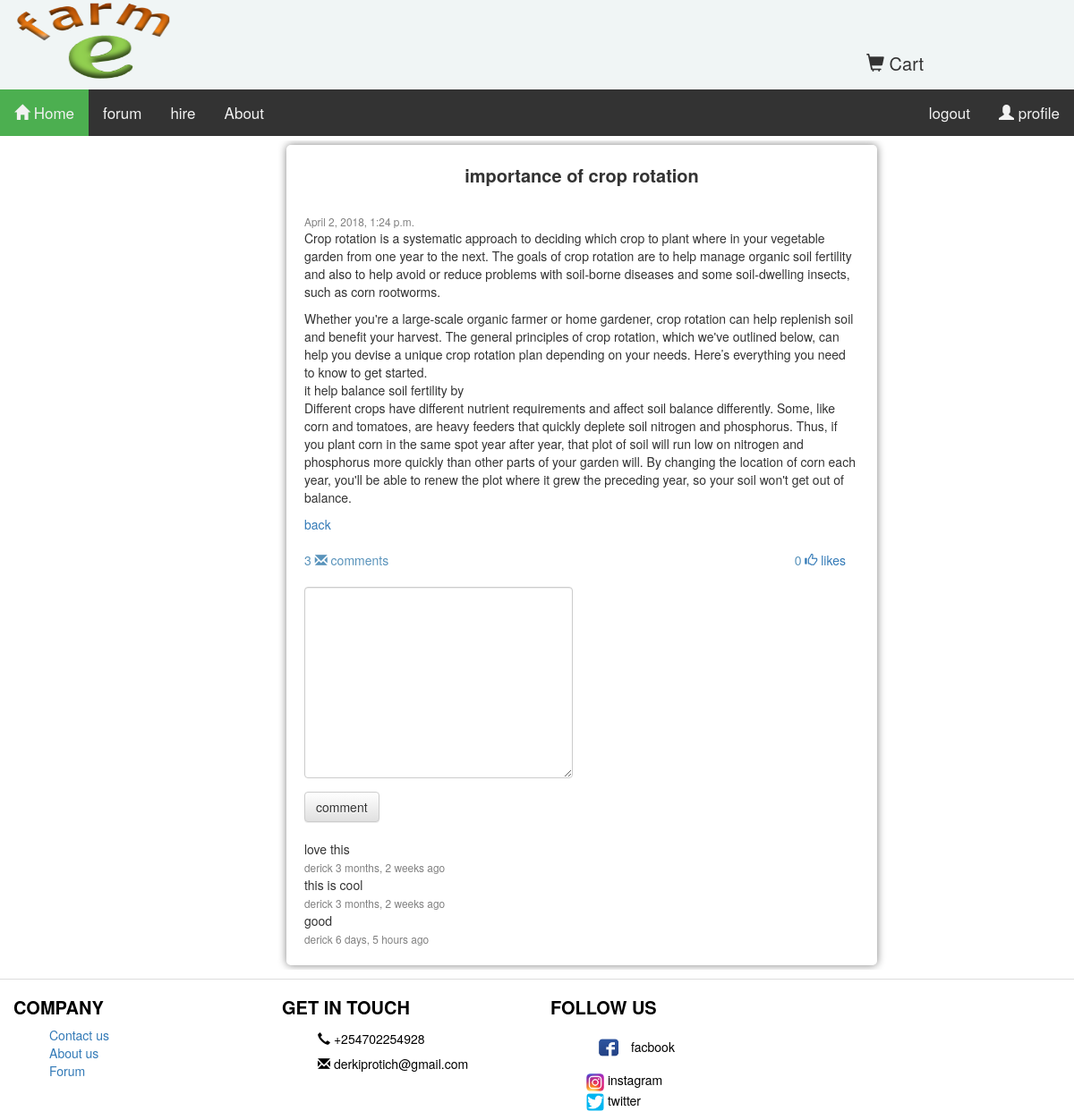
/forum/4/ (signed in), run on the app's committed database.
### forum/models.py (models this page shows, shortened)
class Post(models.Model):
    title=models.CharField(max_length=250, db_index=True)
    image = models.ImageField(upload_to=upload, blank=True)
    Description=models.TextField()
    date = models.DateTimeField(auto_now_add=True)
    likes= models.ManyToManyField(settings.AUTH_USER_MODEL, blank=True, related_name='post_likes')
    @property
    def get_content_type(self):
        content_type= ContentType.objects.get_for_model(Post)
        return content_type
    class Meta:
        ordering=('-date',)
        index_together=(('id','title'),)
    def get_post_like_url(self):
        return reverse('postlike',args=[self.id])

### comment/models.py (models this page shows, shortened)
class Comment(models.Model):
    user = models.ForeignKey(settings.AUTH_USER_MODEL, default=1,on_delete=models.CASCADE)
    content_type = models.ForeignKey(ContentType, on_delete=models.CASCADE,null=True)
    object_id = models.PositiveIntegerField(null=True)
    content_object = GenericForeignKey('content_type', 'object_id')
    body = models.TextField()
    created = models.DateTimeField(auto_now_add=True)
    active = models.BooleanField(default=True)
    class Meta:
        ordering=('created',)

### forum/views.py (the view, shortened to what this page needs)
# urls.py: url(r'^(?P<post_id>\d+)/$',views.postDetails,name='post_details'),
def postDetails(request,post_id=None):
    post=get_object_or_404(Post,id=post_id)
    content_type=ContentType.objects.get_for_model(Post)
    obj_id =post_id
    initial_data={
        "content_type":post.get_content_type,
        "object_id":post.id
    }
    Comment_form = CommentForm(request.POST or None,initial=initial_data)
    comments = Comment.objects.filter(content_type=content_type,object_id=obj_id)
    return render(request,'forum/detail.html',{'post':post,
                                               'comments':comments,
                                              'Comment_form':Comment_form})

### comment/forms.py
class CommentForm(forms.Form):
    content_type=forms.CharField(widget=forms.HiddenInput)
    object_id = forms.IntegerField(widget=forms.HiddenInput)
    body= forms.CharField(label='',widget=forms.Textarea(attrs={'class':'input'}))

### cart/cart.py (called while the page is built)
	def __len__(self):
		return sum(item['quantity' ] for item in self.cart.values())

### cart/context_processors.py (called while the page is built)
def cart(request):
	return {'cart': Cart(request)}

### efarm/templates/forum/detail.html (shortened to what this page needs)
{% extends "shop/base.html" %}
{% block content %}
{% load crispy_forms_tags %}
<div class="col-md-3"></div>
<div class="col-md-7 col-sm-12 col-xs-12 ">
     <div class="psted">
            <div style="font-weight:bold; font-size:20px;"><center>{{ post.title }}</center><br></div>
              <small><div class="dat"  >{{ post.date }}</div></small>
                {{post.Description|linebreaks|safe }}
                <a href="{% url 'postview' %}">back</a><br><br>
                <div style="float:right; padding-right:15px; color:#5993bb;">{% with post.likes.count as total_likes %}{{ total_likes}}<a href="{{post.get_post_like_url}}"> <span class="glyphicon glyphicon-thumbs-up"  ></span> like{{total_likes|pluralize}}{% endwith %}</a>
                </div>
             <div style="color:#5993bb;">{% with comments.count as total_comments %}
                 {{ total_comments }} <span class="glyphicon glyphicon-envelope"></span> comment{{ total_comments|pluralize }}
                {% endwith %}</div>
         <div>
             <br>
             <form method="POST" action=".">
                 {{Comment_form|crispy }}
                 <input type="submit" value="comment" class="btn btn-default">
             </form>
             <br>
         </div>
                {% for comment in comments %}
                {{ comment.body }}<br>
                <small style="color:grey;">{{ comment.user }} {{comment.created|timesince}} ago<br></small>
                {% endfor %}
        </div>
</div>
{% endblock%}

### static/css/main.css (style rules this page uses)
body { margin: 0px 0px 0px 0px; font-family:helvetica, sans-serif; height: 100%; }
.dat { color:grey }
.input { width:350px; height:100px; border-radius:8px; }
* { box-sizing: border-box; }
a { text-decoration:none; color:black; }
.btn { background-color: #4CAF50; border-radius: 3px; align-content: center; }

### efarm/templates/forum/detail.html (style rules this page uses)
.psted { margin:5px; border:1px ; border-radius:5px; box-shadow: 0px 0px 0px grey; -webkit-transition:box-shadow .6s ease-out; box-shadow: .10px .10px 10px grey; padding:20px; }
.input { width:300px; height:auto; }

### data on the page
Post: title "importance of crop rotation", date "April 2, 2018, 1:24 p.m.", Description "Crop rotation is a systematic approach to deciding which crop to plant where in your vegetable garden from one year to the next. The goals of crop rotation are to help manage organic soil fertility and also to help avoid or reduce problems with soil-borne diseases and some soil-dwelling insects, such as corn rootworms. Whether you're a large-scale organic farmer or home gardener, crop rotation can help replenish soil and benefit your harvest. The general principles of crop rotation, which we've outlined below, can help you devise a unique crop rotation plan depending on your needs. Here’s everything you need to know to get started. it help balance soil fertility by Different crops have…"
Comment: body "love this", user "derick", created "3 months, 2 weeks"
Comment: body "this is cool", user "derick", created "3 months, 2 weeks"
Comment: body "good", user "derick", created "6 days, 5 hours"

### other printed values
{{ total_likes }} "0"
{{ total_comments }} "3"
